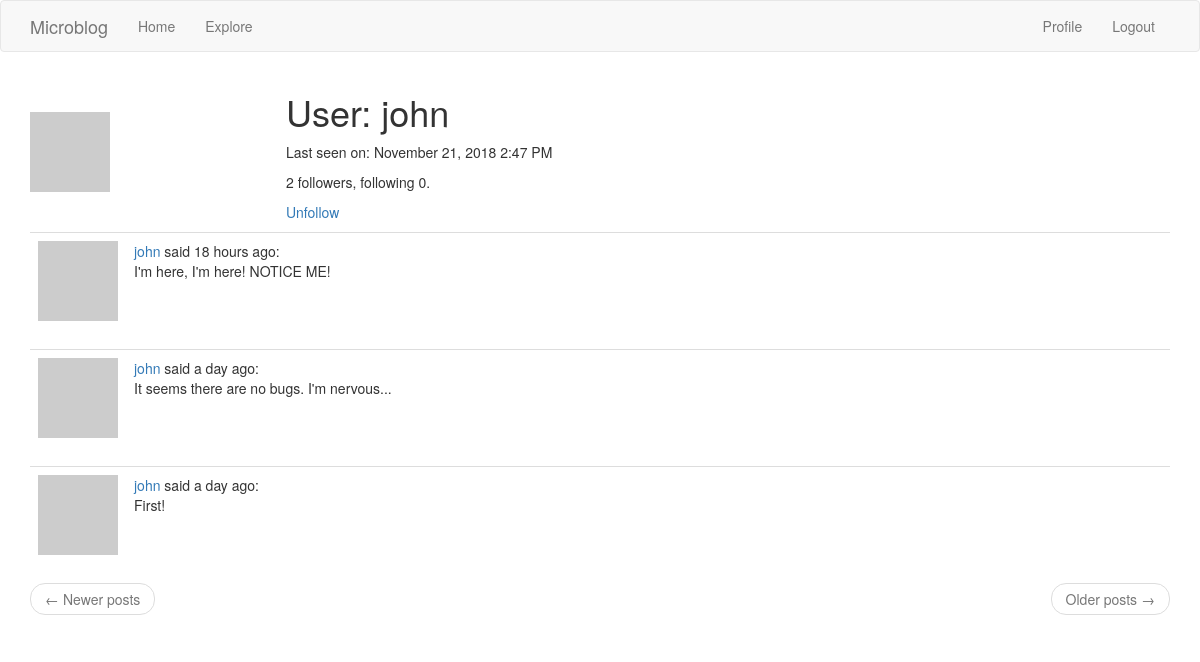
The page /user/john (signed in) on the database as committed earlier.
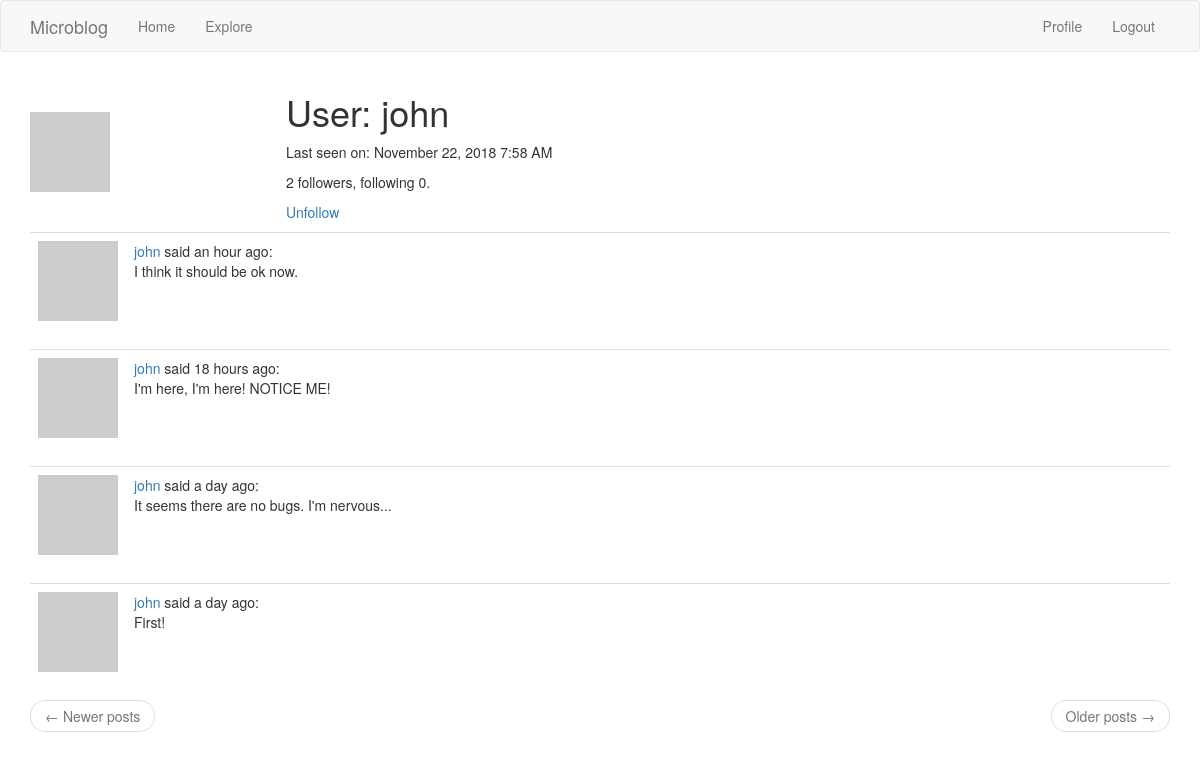
The same page on the database as committed later.
### app/models.py (models this page shows, shortened)
class User(UserMixin, db.Model):
    id = db.Column(db.Integer, primary_key=True)
    username = db.Column(db.String(64), index=True, unique=True)
    email = db.Column(db.String(120), index=True, unique=True)
    password_hash = db.Column(db.String(128))
    about_me = db.Column(db.String(140))
    last_seen = db.Column(db.DateTime, default=datetime.utcnow)
    posts = db.relationship('Post', backref='author', lazy='dynamic')
    followed = db.relationship(
        'User', secondary=followers,
        primaryjoin=(followers.c.follower_id == id),
        secondaryjoin=(followers.c.followed_id == id),
        backref=db.backref('followers', lazy='dynamic'), lazy='dynamic')
    def avatar(self, size):
        digest = md5(self.email.lower().encode('utf-8')).hexdigest()
        return 'https://www.gravatar.com/avatar/{}?d=retro&s={}'.format(
            digest, size)
    def is_following(self, user):
        return self.followed.filter(
            followers.c.followed_id == user.id).count() > 0

class Post(db.Model):
    id = db.Column(db.Integer, primary_key=True)
    body = db.Column(db.String(140))
    timestamp = db.Column(db.DateTime, index=True, default=datetime.utcnow)
    user_id = db.Column(db.Integer, db.ForeignKey('user.id'))
    language = db.Column(db.String(5))

### app/main/routes.py (the view)
@app.route('/user/<username>')
@login_required
def user(username):
    user = User.query.filter_by(username=username).first_or_404()
    page = request.args.get('page', 1, type=int)
    posts = user.posts.order_by(Post.timestamp.desc()).paginate(
        page, app.config['POSTS_PER_PAGE'], False)
    next_url = url_for('user', username=user.username, page=posts.next_num) \
        if posts.has_next else None
    prev_url = url_for('user', username=user.username, page=posts.prev_num) \
        if posts.has_prev else None
    return render_template('user.html', user=user, posts=posts.items,
                           prev_url=prev_url, next_url=next_url)

### app/main/routes.py (called while the page is built)
@app.before_request
def before_request():
    if current_user.is_authenticated:
        current_user.last_seen = datetime.utcnow()
        db.session.commit()
    g.locale = str(get_locale())

### app/models.py (called while the page is built)
@login.user_loader
def load_user(id):
    return User.query.get(int(id))

### app/main/templates/user.html (shortened to what this page needs)
{% extends "base.html" %}
{% block app_content %}
  <table class="tabe table-hover">
    <tr>
      <td width="256px"><img src="{{ user.avatar(256) }}"></td>
      <td>
        <h1>{{ _('User:') }} {{ user.username }}</h1>
        {% if user.last_seen %}
          <p>{{ _('Last seen on:') }} {{ moment(user.last_seen).format('LLL') }}</p>
        {% endif %}
        <p>{{ user.followers.count() }} {{ _('followers, following') }} {{ user.followed.count() }}.</p>
        {% if user == current_user %}
          <p><a href="{{ url_for('edit_profile') }}">{{ _('Edit your profile') }}</a></p>
        {% elif not current_user.is_following(user) %}
          <p><a href="{{ url_for('follow', username=user.username) }}">{{ _('Follow') }}</a></p>
        {% else %}
          <p><a href="{{ url_for('unfollow', username=user.username) }}">{{ _('Unfollow') }}</a></p>
        {% endif %}
      </td>
    </tr>
  </table>
  {% for post in posts %}
    {% include '_post.html' %}
  {% endfor %}
  {% include '_page_nav.html' %}
{% endblock %}

### app/main/templates/base.html (shortened to what this page needs)
{% extends 'bootstrap/base.html' %}
{% block navbar %}
  <nav class="navbar navbar-default">
    <div class="container">
      <div class="navbar-header">
        <a class="navbar-brand" href="{{ url_for('index') }}">Microblog</a>
      </div>
      <div class="collapse navbar-collapse" id="bs-example-navbar-collapse-1">
        <ul class="nav navbar-nav">
          <li><a href="{{ url_for('index') }}">{{ _('Home') }}</a></li>
          <li><a href="{{ url_for('explore') }}">{{ _('Explore') }}</a></li>
        </ul>
        <ul class="nav navbar-nav navbar-right">
          {% if current_user.is_anonymous %}
            <li><a href="{{ url_for('login') }}">{{ _('Login') }}</a></li>
          {% else %}
            <li><a href="{{ url_for('user', username=current_user.username) }}">{{ _('Profile') }}</a></li>
            <li><a href="{{ url_for('logout') }}">{{ _('Logout') }}</a></li>
          {% endif %}
        </ul>
      </div>
    </div>
  </nav>
{% endblock %}
{% block content %}
  <div class="container">
    {% block app_content %}{% endblock %}
  </div>
{% endblock %}

### app/main/templates/_post.html (shortened to what this page needs)
<table class="table table-hover">
  <tr>
    <td width="40px"><img src="{{ post.author.avatar(40) }}"></td>
    <td>
      <a href="{{ url_for('user', username=post.author.username) }}">
        {{ post.author.username }}
      </a>
      {{ _('said') }} {{ moment(post.timestamp).fromNow() }}:
      <br>
      <span id="post{{ post.id }}">{{ post.body }}</span>
    </td>
  </tr>
</table>

### app/main/templates/_page_nav.html
<nav aria-label="...">
  <ul class="pager">
    <li class="previous{% if not prev_url %} disabled{% endif %}">
      <a href="{{ prev_url or '#' }}">
        <span aria-hidden="true">&larr;</span> {{ _('Newer posts') }}
      </a>
    </li>
    <li class="next{% if not next_url %} disabled{% endif %}">
      <a href="{{ next_url or '#' }}">
        {{ _('Older posts') }} <span aria-hidden="true">&rarr;</span>
      </a>
    </li>
  </ul>
</nav>

Rows that differ between the two databases and show on the page:
changed User "john": last_seen "November 21, 2018 2:47 PM" → "November 22, 2018 7:58 AM"
added Post: author.username "john", timestamp "an hour ago", body "I think it should be ok now."
